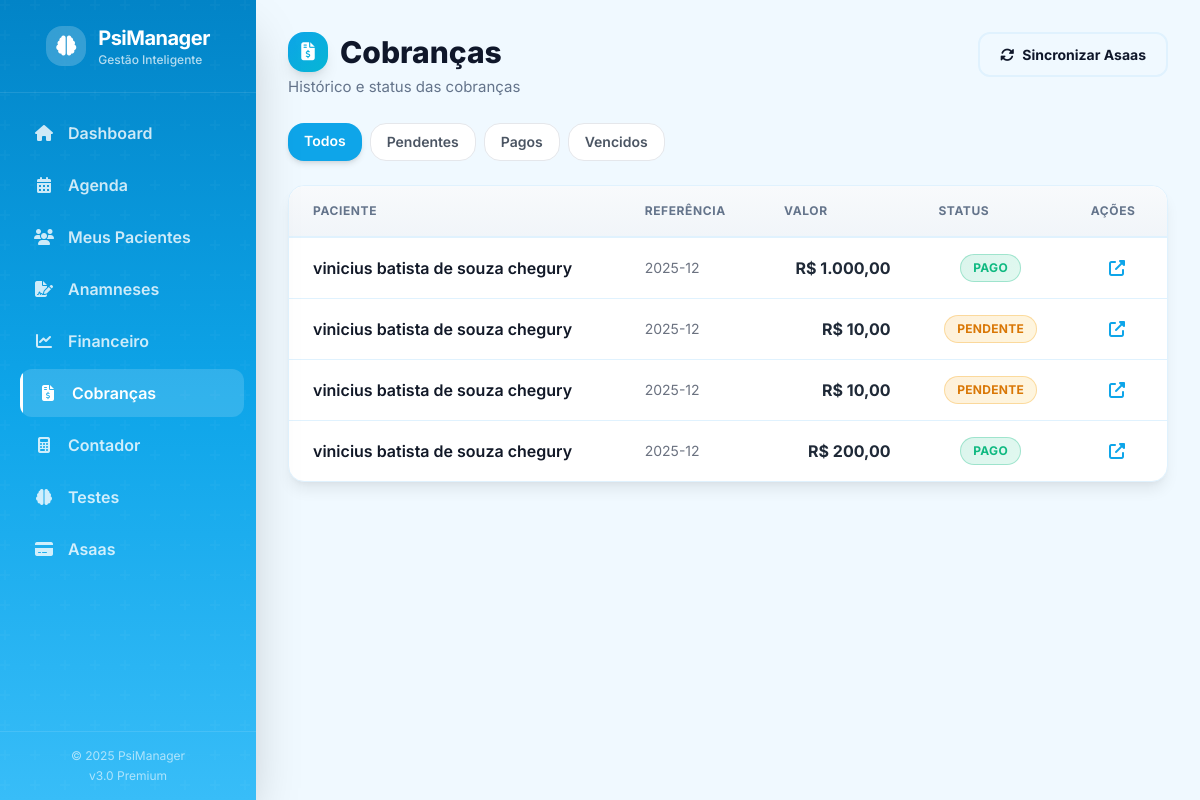
Screenshot of /cobrancas.php with the database file from the repository.
### tables this page shows
CREATE TABLE `faturas` (
  `id` int(11) NOT NULL,
  `paciente_id` int(11) NOT NULL,
  `mes_referencia` varchar(7) NOT NULL COMMENT 'Formato YYYY-MM',
  `valor_total` decimal(10,2) NOT NULL,
  `qtd_sessoes` int(11) NOT NULL,
  `asaas_id` varchar(100) DEFAULT NULL,
  `link_pagamento` varchar(255) DEFAULT NULL,
  `status` enum('pendente','pago','vencido') NOT NULL DEFAULT 'pendente',
  `data_pagamento` date DEFAULT NULL,
  `created_at` timestamp NOT NULL DEFAULT current_timestamp()
);

CREATE TABLE `pacientes` (
  `id` int(11) NOT NULL,
  `nome` varchar(100) NOT NULL,
  `cpf` varchar(14) NOT NULL,
  `whatsapp` varchar(20) NOT NULL,
  `email` varchar(100) DEFAULT NULL,
  `dia_semana_fixo` int(11) NOT NULL COMMENT '1=Seg, 2=Ter, 3=Qua, 4=Qui, 5=Sex',
  `horario_fixo` time NOT NULL,
  `valor_sessao` decimal(10,2) NOT NULL,
  `dia_vencimento` int(11) NOT NULL COMMENT 'Dia do mês (ex: 5, 10, 15)',
  `dias_antecedencia` int(11) NOT NULL DEFAULT 5,
  `ativo` tinyint(1) NOT NULL DEFAULT 1,
  `created_at` timestamp NOT NULL DEFAULT current_timestamp(),
  `foto` varchar(255) DEFAULT NULL,
  `frequencia` enum('semanal','quinzenal') DEFAULT 'semanal',
  `semana_inicio` tinyint(1) DEFAULT 1
);

### includes/functions.php (called while the page is built, shortened)
<?php
function formatMoney($value) {
    return 'R$ ' . number_format($value, 2, ',', '.');
}
?>

### cobrancas.php (the view, shortened to what this page needs)
<?php
require_once __DIR__ . '/config/db.php';
require_once __DIR__ . '/includes/functions.php';
include __DIR__ . '/includes/header.php';
$filtroStatus = $_GET['status'] ?? 'todos';
$sql = "SELECT f.*, p.nome, p.whatsapp FROM faturas f JOIN pacientes p ON f.paciente_id = p.id";
$sql .= " ORDER BY f.created_at DESC";
$stmt = $pdo->prepare($sql);
if ($filtroStatus !== 'todos') { $stmt->execute([$filtroStatus]); }
else { $stmt->execute(); }
$faturas = $stmt->fetchAll(PDO::FETCH_ASSOC);
?>
<div class="page-header mb-6">
    <div>
        <h2 class="page-title flex items-center gap-3">
            <span class="w-10 h-10 bg-gradient-to-br from-primary to-accent rounded-xl flex items-center justify-center text-white shadow-lg"><i class="fas fa-file-invoice-dollar text-lg"></i></span>
            Cobranças
        </h2>
        <p class="page-subtitle">Histórico e status das cobranças</p>
    </div>
    <a href="cobrancas.php?sync=1&status=<?php echo $filtroStatus; ?>" class="btn btn-secondary"><i class="fas fa-sync-alt"></i> <span class="hidden sm:inline">Sincronizar Asaas</span></a>
</div>
<div class="flex flex-wrap gap-2 mb-6">
    <?php
    $filtros = ['todos' => 'Todos', 'pendente' => 'Pendentes', 'pago' => 'Pagos', 'vencido' => 'Vencidos'];
    foreach ($filtros as $val => $label): ?>
        <a href="?status=<?php echo $val; ?>" class="px-4 py-2 rounded-xl font-semibold text-sm transition-all <?php echo $filtroStatus === $val ? 'bg-primary text-white shadow-md' : 'bg-white text-gray-600 hover:bg-gray-50 border border-gray-200'; ?>">
            <?php echo $label; ?>
        </a>
    <?php endforeach; ?>
</div>
<div class="card-shadow overflow-hidden">
    <?php if (empty($faturas)): ?>
        <div class="empty-state py-12"><div class="empty-state-icon"><i class="fas fa-file-invoice"></i></div><p class="empty-state-title">Nenhuma cobrança</p><p class="empty-state-text">As cobranças aparecerão aqui após serem geradas</p></div>
    <?php else: ?>
        <div class="table-responsive">
            <table class="table-premium">
                <thead><tr><th>Paciente</th><th class="hidden sm:table-cell">Referência</th><th class="text-right">Valor</th><th class="text-center">Status</th><th class="text-center hidden sm:table-cell">Ações</th></tr></thead>
                <tbody>
                    <?php foreach ($faturas as $f): ?>
                    <tr>
                        <td class="font-semibold text-gray-900"><?php echo htmlspecialchars($f['nome']); ?></td>
                        <td class="text-gray-500 text-sm hidden sm:table-cell"><?php echo $f['mes_referencia']; ?></td>
                        <td class="text-right"><span class="font-bold text-gray-800"><?php echo formatMoney($f['valor_total']); ?></span></td>
                        <td class="text-center">
                            <?php
                            $bc = match($f['status']) { 'pago' => 'badge-success', 'pendente' => 'badge-warning', 'vencido' => 'badge-danger', default => 'badge-neutral' };
                            $sl = match($f['status']) { 'pago' => 'Pago', 'pendente' => 'Pendente', 'vencido' => 'Vencido', default => ucfirst($f['status']) };
                            ?>
                            <span class="badge <?php echo $bc; ?>"><?php echo $sl; ?></span>
                        </td>
                        <td class="text-center hidden sm:table-cell">
                            <?php if (!empty($f['link_pagamento'])): ?>
                                <a href="<?php echo $f['link_pagamento']; ?>" target="_blank" class="text-primary hover:text-primary-dark" title="Ver Fatura"><i class="fas fa-external-link-alt"></i></a>
                            <?php endif; ?>
                        </td>
                    </tr>
                    <?php endforeach; ?>
                </tbody>
            </table>
        </div>
    <?php endif; ?>
</div>
<?php include __DIR__ . '/includes/footer.php'; ?>

### public/assets/css/style.css (style rules this page uses)
:root { --primary: #0ea5e9; --primary-light: #38bdf8; --primary-dark: #0284c7; --primary-glow: rgba(14, 165, 233, 0.4); --secondary: #6366f1; --secondary-light: #818cf8; --secondary-dark: #4f46e5; --success: #10b981; --success-light: #34d399; --warning: #f59e0b; --warning-light: #fbbf24; --danger: #ef4444; --danger-light: #f87171; --info: #0ea5e9; --bg-main: #f0f9ff; --bg-card: #ffffff; --text-main: #0f172a; --text-light: #64748b; --text-muted: #94a3b8; --border-light: #e0f2fe; --border-medium: #bae6fd; --gradient-primary: linear-gradient(135deg, #0ea5e9 0%, #06b6d4 100%); --gradient-secondary: linear-gradient(135deg, #6366f1 0%, #8b5cf6 100%); --gradient-success: linear-gradient(135deg, #11998e 0%, #38ef7d 100%); --gradient-card: linear-gradient(145deg, #ffffff 0%, #f0f9ff 100%); --gradient-sidebar: linear-gradient(180deg, #0284c7 0%, #0ea5e9 50%, #38bdf8 100%); --glass-bg: rgba(255, 255, 255, 0.88); --glass-border: rgba(255, 255, 255, 0.25); --glass-shadow: 0 8px 32px 0 rgba(14, 165, 233, 0.12); --shadow-sm: 0 1px 2px 0 rgba(0, 0, 0, 0.05); --shadow-md: 0 4px 6px -1px rgba(0, 0, 0, 0.08), 0 2px 4px -2px rgba(0, 0, 0, 0.06); --shadow-lg: 0 10px 15px -3px rgba(0, 0, 0, 0.08), 0 4px 6px -4px rgba(0, 0, 0, 0.06); --shadow-xl: 0 20px 25px -5px rgba(0, 0, 0, 0.08), 0 8px 10px -6px rgba(0, 0, 0, 0.06); --shadow-glow: 0 0 20px var(--primary-glow); --shadow-card-hover: 0 20px 40px -15px rgba(14, 165, 233, 0.25); --transition-fast: 150ms ease; --transition-normal: 250ms ease; --transition-slow: 400ms cubic-bezier(0.4, 0, 0.2, 1); --radius-sm: 0.375rem; --radius-md: 0.5rem; --radius-lg: 0.75rem; --radius-xl: 1rem; --radius-2xl: 1.5rem; --radius-full: 9999px; }
* { box-sizing: border-box; }
html { scroll-behavior: smooth; }
body { font-family: 'Nunito', -apple-system, BlinkMacSystemFont, sans-serif; background: var(--bg-main); color: var(--text-main); line-height: 1.6; -webkit-font-smoothing: antialiased; -moz-osx-font-smoothing: grayscale; }
.card-shadow { background: var(--bg-card); border-radius: var(--radius-xl); box-shadow: var(--shadow-lg); border: 1px solid var(--border-light); transition: all var(--transition-normal); }
.btn { display: inline-flex; align-items: center; justify-content: center; gap: 0.5rem; padding: 0.625rem 1.25rem; font-weight: 700; font-size: 0.875rem; border-radius: var(--radius-lg); border: none; cursor: pointer; transition: all var(--transition-normal); position: relative; overflow: hidden; }
.btn::before { content: ''; position: absolute; top: 50%; left: 50%; width: 0; height: 0; background: rgba(255, 255, 255, 0.2); border-radius: 50%; transform: translate(-50%, -50%); transition: width 0.6s ease, height 0.6s ease; }
.btn-secondary { background: var(--bg-main); color: var(--text-main); border: 2px solid var(--border-light); }
.table-responsive { width: 100%; overflow-x: auto; -webkit-overflow-scrolling: touch; border-radius: var(--radius-xl); }
.table-premium { width: 100%; border-collapse: separate; border-spacing: 0; }
.table-premium thead { background: linear-gradient(180deg, #f8fafc 0%, #f1f5f9 100%); position: sticky; top: 0; z-index: 10; }
.table-premium th { padding: 1rem 1.5rem; text-align: left; font-size: 0.75rem; font-weight: 700; text-transform: uppercase; letter-spacing: 0.05em; color: var(--text-light); border-bottom: 2px solid var(--border-light); }
.table-premium td { padding: 1rem 1.5rem; border-bottom: 1px solid var(--border-light); vertical-align: middle; }
.table-premium tbody tr { transition: all var(--transition-fast); }
.table-premium tbody tr:last-child td { border-bottom: none; }
.badge { display: inline-flex; align-items: center; gap: 0.25rem; padding: 0.25rem 0.75rem; font-size: 0.75rem; font-weight: 700; border-radius: var(--radius-full); text-transform: uppercase; letter-spacing: 0.025em; }
.badge-success { background: linear-gradient(135deg, rgba(16, 185, 129, 0.15) 0%, rgba(52, 211, 153, 0.15) 100%); color: var(--success); border: 1px solid rgba(16, 185, 129, 0.3); }
.badge-warning { background: linear-gradient(135deg, rgba(245, 158, 11, 0.15) 0%, rgba(251, 191, 36, 0.15) 100%); color: #d97706; border: 1px solid rgba(245, 158, 11, 0.3); }
.page-header { display: flex; flex-wrap: wrap; justify-content: space-between; align-items: flex-start; gap: 1rem; margin-bottom: 2rem; }
.page-title { font-size: 1.875rem; font-weight: 800; color: var(--text-main); line-height: 1.2; }
.page-subtitle { color: var(--text-light); font-size: 0.9375rem; margin-top: 0.25rem; }

### rows the page displays
faturas: paciente.nome "vinicius batista de souza chegury", mes_referencia "2025-12", valor_total "R$ 1.000,00", status "PAGO"
faturas: paciente.nome "vinicius batista de souza chegury", mes_referencia "2025-12", valor_total "R$ 10,00", status "PENDENTE"
faturas: paciente.nome "vinicius batista de souza chegury", mes_referencia "2025-12", valor_total "R$ 10,00", status "PENDENTE"
faturas: paciente.nome "vinicius batista de souza chegury", mes_referencia "2025-12", valor_total "R$ 200,00", status "PAGO"

### other values shown
$item['label'] "Dashboard"
$item['label'] "Agenda"
$item['label'] "Meus Pacientes"
$item['label'] "Anamneses"
$item['label'] "Financeiro"
$item['label'] "Cobranças"
$item['label'] "Contador"
$item['label'] "Testes"
$item['label'] "Asaas"
$label "Todos"
$label "Pendentes"
$label "Pagos"
$label "Vencidos"
